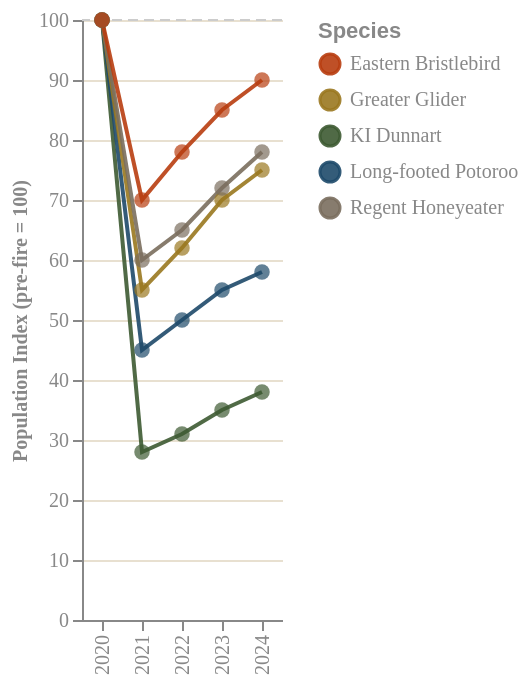

Source (Vega-Lite JSON):
### Vega-Lite specification from a JSON file in a GitHub repository (floating-point values rounded to 4 significant figures)
{"$schema": "https://vega.github.io/schema/vega-lite/v5.json", "width": "container", "height": 300, "background": "transparent", "data": {"values": [{"species": "KI Dunnart", "year": 2020, "pct": 100}, {"species": "KI Dunnart", "year": 2021, "pct": 28}, {"species": "KI Dunnart", "year": 2022, "pct": 31}, {"species": "KI Dunnart", "year": 2023, "pct": 35}, {"species": "KI Dunnart", "year": 2024, "pct": 38}, {"species": "Long-footed Potoroo", "year": 2020, "pct": 100}, {"species": "Long-footed Potoroo", "year": 2021, "pct": 45}, {"species": "Long-footed Potoroo", "year": 2022, "pct": 50}, {"species": "Long-footed Potoroo", "year": 2023, "pct": 55}, {"species": "Long-footed Potoroo", "year": 2024, "pct": 58}, {"species": "Greater Glider", "year": 2020, "pct": 100}, {"species": "Greater Glider", "year": 2021, "pct": 55}, {"species": "Greater Glider", "year": 2022, "pct": 62}, {"species": "Greater Glider", "year": 2023, "pct": 70}, {"species": "Greater Glider", "year": 2024, "pct": 75}, {"species": "Regent Honeyeater", "year": 2020, "pct": 100}, {"species": "Regent Honeyeater", "year": 2021, "pct": 60}, {"species": "Regent Honeyeater", "year": 2022, "pct": 65}, {"species": "Regent Honeyeater", "year": 2023, "pct": 72}, {"species": "Regent Honeyeater", "year": 2024, "pct": 78}, {"species": "Eastern Bristlebird", "year": 2020, "pct": 100}, {"species": "Eastern Bristlebird", "year": 2021, "pct": 70}, {"species": "Eastern Bristlebird", "year": 2022, "pct": 78}, {"species": "Eastern Bristlebird", "year": 2023, "pct": 85}, {"species": "Eastern Bristlebird", "year": 2024, "pct": 90}]}, "layer": [{"mark": {"type": "rule", "strokeDash": [5, 3], "color": "#ccc", "strokeWidth": 1}, "data": {"values": [{"b": 100}]}, "encoding": {"y": {"field": "b", "type": "quantitative"}}}, {"mark": {"type": "line", "strokeWidth": 2, "opacity": 0.9}, "encoding": {"x": {"field": "year", "type": "ordinal", "axis": {"title": null, "labelColor": "#888", "labelFont": "DM Mono", "grid": false}}, "y": {"field": "pct", "type": "quantitative", "title": "Population Index (pre-fire = 100)", "axis": {"titleColor": "#888", "labelColor": "#888", "titleFont": "DM Mono", "labelFont": "DM Mono", "titleFontSize": 10, "grid": true, "gridColor": "#e8e0d0"}}, "color": {"field": "species", "type": "nominal", "scale": {"range": ["#b83d10", "#9a7820", "#3d5a32", "#1e4a6a", "#7a6e5e"]}, "legend": {"title": "Species", "labelColor": "#888", "titleColor": "#888", "labelFont": "DM Mono", "orient": "right"}}, "detail": {"field": "species"}, "tooltip": [{"field": "species", "title": "Species"}, {"field": "year", "title": "Year"}, {"field": "pct", "title": "Population Index"}]}}, {"mark": {"type": "point", "filled": true, "size": 60}, "encoding": {"x": {"field": "year", "type": "ordinal"}, "y": {"field": "pct", "type": "quantitative"}, "color": {"field": "species", "type": "nominal", "scale": {"range": ["#b83d10", "#9a7820", "#3d5a32", "#1e4a6a", "#7a6e5e"]}}}}], "config": {"view": {"stroke": null}}}
